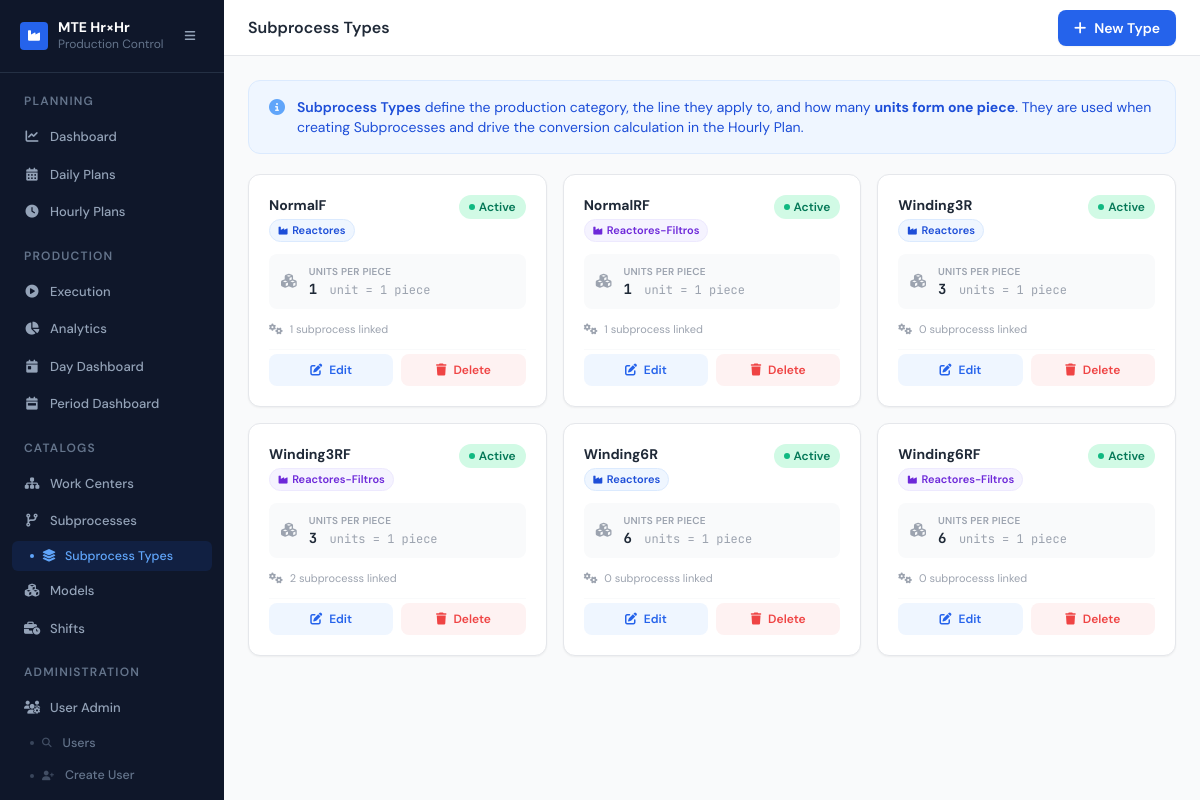
/core/subprocess-types/ (signed in), run on the app's committed database.
### core/models.py (models this page shows, shortened)
class SubProcessType(models.Model):
    APPLIES_REACTORES         = "reactores"
    APPLIES_REACTORES_FILTROS = "reactores_filtros"
    APPLIES_CHOICES = [
        (APPLIES_REACTORES,         "Reactores"),
        (APPLIES_REACTORES_FILTROS, "Reactores-Filtros"),
    ]
    name           = models.CharField(max_length=100, unique=True,
                                      verbose_name="Nombre del tipo")
    applies_to     = models.CharField(max_length=30, choices=APPLIES_CHOICES,
                                      verbose_name="Aplica para")
    units_per_piece = models.PositiveIntegerField(
        default=1,
        verbose_name="Contador de unidades por pieza",
        help_text="Cuántas unidades se necesitan para completar 1 pieza. "
                  "Ej: si 3 unidades = 1 pieza, escribe 3.",
    )
    is_active      = models.BooleanField(default=True, verbose_name="Activo")
    created_at     = models.DateTimeField(default=timezone.now)
    class Meta:
        verbose_name        = "Subprocess Type"
        verbose_name_plural = "Subprocess Types"
        ordering            = ["name"]

### core/views.py (the view)
# urls.py: path("subprocess-types/",                 views.spt_list,   name="spt_list"),
@login_required
def spt_list(request):
    spts      = SubProcessType.objects.order_by("name")
    is_admin  = _role(request) == "admin"
    return render(request, "core/spt_list.html", {
        "spts":     spts,
        "is_admin": is_admin,
    })

### core/views.py (called while the page is built)
def _role(request):
    p = getattr(request.user, "profile", None)
    return p.role if p else None

### users/models.py (called while the page is built)
    @property
    def is_admin(self):
        return self.role == self.ROLE_ADMIN

### templates/core/spt_list.html (shortened to what this page needs)
{% extends "base.html" %}
{% block page_title %}Subprocess Types{% endblock %}
{% block header_actions %}
{% if is_admin %}
<a href="{% url 'core:spt_create' %}"
   class="inline-flex items-center gap-2 bg-blue-600 hover:bg-blue-700 text-white
          text-sm font-semibold px-4 py-2 rounded-lg transition shadow-sm">
  <i class="fas fa-plus"></i> New Type
</a>
{% endif %}
{% endblock %}
{% block content %}
<div class="mb-5 rounded-xl border border-blue-100 bg-blue-50 px-5 py-4 flex items-start gap-3">
  <i class="fas fa-circle-info text-blue-400 mt-0.5 flex-shrink-0"></i>
  <div class="text-sm text-blue-700">
    <span class="font-semibold">Subprocess Types</span> define the production category,
    the line they apply to, and how many <strong>units form one piece</strong>.
    They are used when creating Subprocesses and drive the conversion calculation
    in the Hourly Plan.
  </div>
</div>
{% if spts %}
<div class="grid grid-cols-1 sm:grid-cols-2 lg:grid-cols-3 gap-4">
  {% for spt in spts %}
  <div class="bg-white rounded-xl border {% if spt.is_active %}border-gray-200{% else %}border-gray-100 opacity-60{% endif %}
              shadow-sm p-5 flex flex-col gap-3">
    <div class="flex items-start justify-between gap-2">
      <div>
        <p class="text-sm font-bold text-gray-800">{{ spt.name }}</p>
        <span class="inline-flex items-center gap-1 mt-1 text-[11px] font-semibold px-2 py-0.5 rounded-full
                     {% if spt.applies_to == 'reactores' %}
                       bg-blue-50 text-blue-700 border border-blue-100
                     {% else %}
                       bg-violet-50 text-violet-700 border border-violet-100
                     {% endif %}">
          <i class="fas fa-industry text-[9px]"></i>
          {{ spt.get_applies_to_display }}
        </span>
      </div>
      <span class="inline-flex items-center gap-1 text-xs font-semibold px-2.5 py-1 rounded-full flex-shrink-0
                   {% if spt.is_active %}bg-emerald-100 text-emerald-700{% else %}bg-gray-100 text-gray-400{% endif %}">
        <span class="w-1.5 h-1.5 rounded-full {% if spt.is_active %}bg-emerald-500{% else %}bg-gray-300{% endif %}"></span>
        {% if spt.is_active %}Active{% else %}Inactive{% endif %}
      </span>
    </div>
    <div class="flex items-center gap-3 bg-gray-50 rounded-lg px-3 py-2.5">
      <i class="fas fa-cubes text-gray-400 text-sm"></i>
      <div>
        <p class="text-[10px] text-gray-400 uppercase tracking-wide font-semibold">Units per Piece</p>
        <p class="text-sm font-bold mono text-gray-800">
          {{ spt.units_per_piece }}
          <span class="text-xs font-normal text-gray-400 ml-1">
            {% if spt.units_per_piece == 1 %}unit = 1 piece{% else %}units = 1 piece{% endif %}
          </span>
        </p>
      </div>
    </div>
    {% with count=spt.subprocesses.count %}
    <p class="text-[11px] text-gray-400">
      <i class="fas fa-cogs mr-1"></i>
      {{ count }} subprocess{{ count|pluralize }} linked
    </p>
    {% endwith %}
    {% if is_admin %}
    <div class="flex items-center gap-2 pt-1 border-t border-gray-50">
      <a href="{% url 'core:spt_update' spt.pk %}"
         class="flex-1 text-center text-xs font-semibold text-blue-600 hover:text-blue-800
                bg-blue-50 hover:bg-blue-100 rounded-lg py-2 transition">
        <i class="fas fa-pen-to-square mr-1"></i> Edit
      </a>
      <a href="{% url 'core:spt_delete' spt.pk %}"
         class="flex-1 text-center text-xs font-semibold text-red-500 hover:text-red-700
                bg-red-50 hover:bg-red-100 rounded-lg py-2 transition">
        <i class="fas fa-trash mr-1"></i> Delete
      </a>
    </div>
    {% endif %}
  </div>
  {% endfor %}
</div>
{% endif %}
{% endblock %}

### templates/base.html (style rules this page uses)
body { font-family: 'DM Sans', sans-serif; }
.mono { font-family: 'JetBrains Mono', monospace; }

### data on the page
SubProcessType: name "NormalF", applies_to "Reactores", is_active True (drawn), units_per_piece "1", shows "unit = 1 piece", subprocesses.count "1"
SubProcessType: name "NormalRF", applies_to "Reactores-Filtros", is_active True (drawn), units_per_piece "1", shows "unit = 1 piece", subprocesses.count "1"
SubProcessType: name "Winding3R", applies_to "Reactores", is_active True (drawn), units_per_piece "3", shows "units = 1 piece", subprocesses.count "0"
SubProcessType: name "Winding3RF", applies_to "Reactores-Filtros", is_active True (drawn), units_per_piece "3", shows "units = 1 piece", subprocesses.count "2"
SubProcessType: name "Winding6R", applies_to "Reactores", is_active True (drawn), units_per_piece "6", shows "units = 1 piece", subprocesses.count "0"
SubProcessType: name "Winding6RF", applies_to "Reactores-Filtros", is_active True (drawn), units_per_piece "6", shows "units = 1 piece", subprocesses.count "0"
